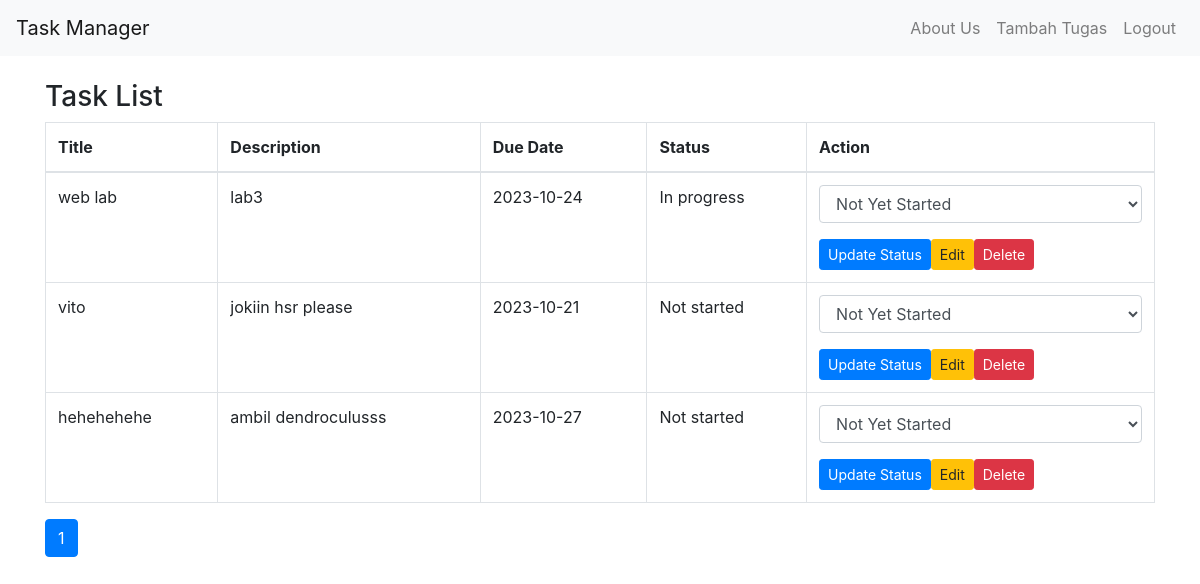
The page /home_page.php (signed in) on the database its author committed.
### tables this page shows
CREATE TABLE `tasks` (
  `id` int(11) NOT NULL,
  `user_id` int(11) DEFAULT NULL,
  `title` varchar(255) NOT NULL,
  `description` text DEFAULT NULL,
  `due_date` date DEFAULT NULL,
  `status` enum('Not started','In progress','Waiting on','Done') DEFAULT 'Not started'
);

### home_page.php (the view, shortened to what this page needs)
<?php
require 'db.php';
$tasksPerPage = 10;
$page = isset($_GET['page']) ? intval($_GET['page']) : 1;
$offset = ($page - 1) * $tasksPerPage;
$user_id = $_SESSION['user_id'];
$sql = "SELECT * FROM tasks WHERE user_id = '$user_id' LIMIT $offset, $tasksPerPage";
$result = mysqli_query($conn, $sql);
?>
<!DOCTYPE html>
<html lang="en">
<head>
    <link rel="stylesheet" href="https://stackpath.bootstrapcdn.com/bootstrap/4.5.2/css/bootstrap.min.css">
</head>
<body>
    <nav class="navbar navbar-expand-lg navbar-light bg-light">
        <a class="navbar-brand" href="home_page.php">Task Manager</a>
        <div class="collapse navbar-collapse" id="navbarNav">
            <ul class="navbar-nav ml-auto">
                <li class="nav-item">
                    <a class="nav-link" href="about_us.php">About Us</a>
                </li>
                <li class="nav-item">
                    <a class="nav-link" href="task_form.php">Tambah Tugas</a>
                </li>
                <li class="nav-item">
                    <a class="nav-link" href="logout.php">Logout</a>
                </li>
            </ul>
        </div>
    </nav>
    <div class="container mt-4">
        <h3>Task List</h3>
        <table class="table table-bordered">
            <thead>
                <tr>
                    <th>Title</th>
                    <th>Description</th>
                    <th>Due Date</th>
                    <th>Status</th>
                    <th>Action</th>
                </tr>
            </thead>
            <tbody>
                <?php
                while ($row = mysqli_fetch_assoc($result)) {
                    echo '<tr>';
                    echo '<td>' . $row['title'] . '</td>';
                    echo '<td>' . $row['description'] . '</td>';
                    echo '<td>' . $row['due_date'] . '</td>';
                    echo '<td>' . $row['status'] . '</td>';
                    echo '<td>';
                    echo '<form action="change_status.php" method="post" style="display:inline;">';
                    echo '<div class="form-group">';
                    echo '<select class="form-control" name="status">';
                    $statuses = ['Not Yet Started', 'In Progress', 'Completed'];
                    foreach ($statuses as $status) {
                        echo '<option value="' . $status . '" ' . ($row['status'] === $status ? 'selected' : '') . '>' . $status . '</option>';
                    }
                    echo '</select>';
                    echo '</div>';
                    echo '<button type="submit" class="btn btn-primary btn-sm">Update Status</button>';
                    echo '</form>';
                    echo '<a href="task_edit.php?id=' . $row['id'] . '" class="btn btn-warning btn-sm">Edit</a>';
                    echo '<a href="task_delete.php?id=' . $row['id'] . '" class="btn btn-danger btn-sm">Delete</a>';
                    echo '</td>';
                    echo '</tr>';
                }
                ?>
            </tbody>
        </table>
        <?php
        $paginationSql = "SELECT COUNT(*) as total FROM tasks WHERE user_id = '$user_id'";
        $paginationResult = mysqli_query($conn, $paginationSql);
        $totalTasks = mysqli_fetch_assoc($paginationResult)['total'];
        $totalPages = ceil($totalTasks / $tasksPerPage);
        ?>
        <nav aria-label="Page navigation">
            <ul class="pagination">
                <?php
                for ($i = 1; $i <= $totalPages; $i++) {
                    echo '<li class="page-item ' . ($page == $i ? 'active' : '') . '"><a class="page-link" href="?page=' . $i . '">' . $i . '</a></li>';
                }
                ?>
            </ul>
        </nav>
    </div>
</body>
</html>

### rows shown on the page
tasks: title "web lab", description "lab3", due_date "2023-10-24", status "In progress"
tasks: title "vito", description "jokiin hsr please", due_date "2023-10-21", status "Not started"
tasks: title "hehehehehe", description "ambil dendroculusss", due_date "2023-10-27", status "Not started"

### other values the page prints
form field status "Not Yet Started"
